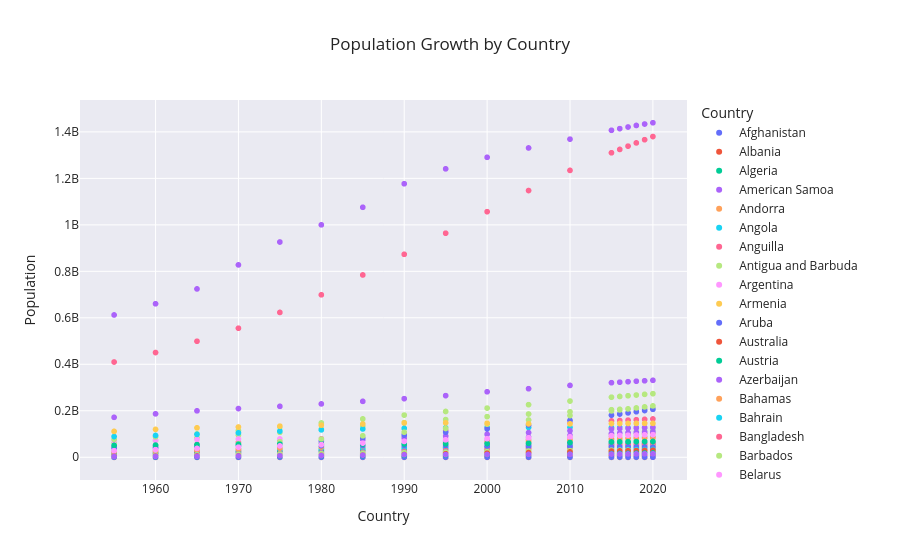

The notebook cell this image was saved under:
### Code cell
# reading the csv file
df_population_raw = pd.read_csv('population_total.csv')
# dropping null values
df_population_raw.dropna(inplace=True)
# making a pivot table
df_pivot = df_population_raw.pivot(index='year', columns='country',
                                        values='population')
# selecting some countries
# df_pivot = df_pivot[['United States', 'India', 'China', 
#                           'Indonesia', 'Brazil']]
# showing pivot table
df_pivot

import plotly.express as px

# fig = px.line(
#     df_pivot,
#     x=df_pivot.index,
#     y=df_pivot.columns,
#     title='Population Growth by Country'
# )

# fig.update_layout(
#     xaxis_title='Year',
#     yaxis_title='Population',
#     legend_title='Country',
#     template='plotly_white'
# )

fig = px.scatter(
    df_pivot,
    title='Population Growth by Country'
)

fig.update_layout(
    xaxis_title='Country',
    yaxis_title='Population',
    legend_title='Country',
    template='seaborn'
)

fig.show()
